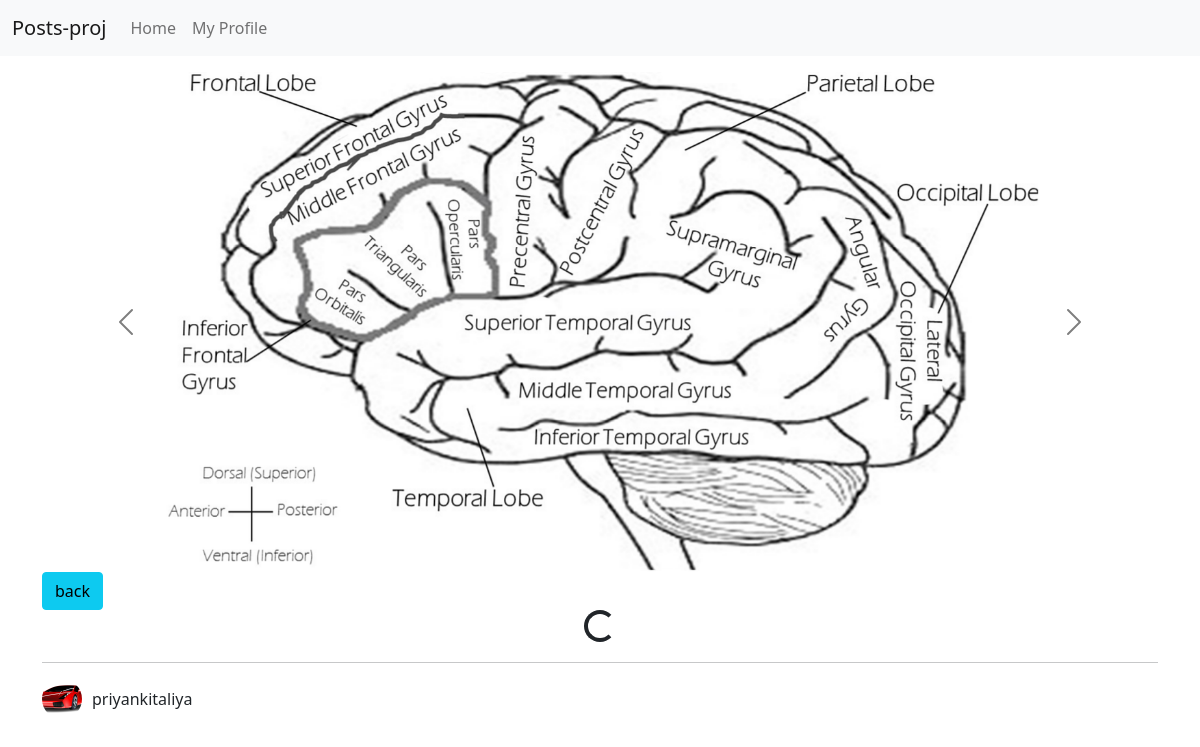
/56/ (signed in), run on an earlier commit of the app's database.
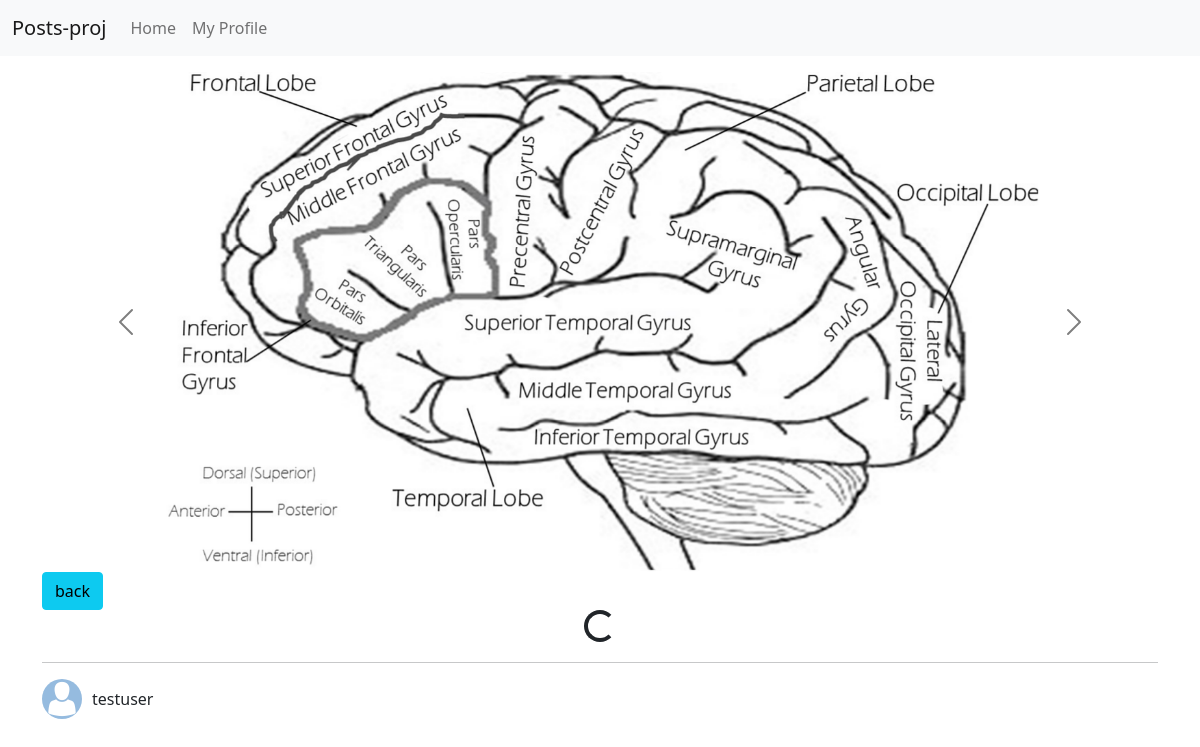
And on a later commit of the database.
### posts/models.py (models this page shows, shortened)
class Post(models.Model):
    title = models. CharField(max_length=200)
    body = models.TextField()
    liked = models.ManyToManyField (User, blank=True)
    author = models.ForeignKey(Profile, on_delete=models.CASCADE)
    updated = models.DateTimeField(auto_now=True)
    created = models.DateTimeField(auto_now_add=True)
    def get_photos(self):
        return self.photo_set.all()
    class Meta:
        ordering = ("-created",)

### profiles/models.py (models this page shows, shortened)
class Profile(models. Model):
    user = models.OneToOneField(User, on_delete=models.CASCADE)
    bio = models.TextField(blank=True)
    avatar = models.ImageField(default='avatar.png', upload_to='avatars')
    updated = models.DateTimeField(auto_now=True)
    created = models.DateTimeField(auto_now_add=True)

### posts/views.py (the view)
# urls.py: path('<pk>/', post_detail, name='post-detail'),
@login_required
def post_detail(request, pk):
    obj = Post.objects.get(pk=pk)
    form = PostForm()
    context = {
        'obj':obj,
        'form': form,
    }
    return render(request, 'posts/detail.html', context)

### posts/templates/posts/detail.html (shortened to what this page needs)
{% extends "base.html" %}
{% load static %}
{% load crispy_forms_tags %}
{% block content %}
    {% if obj.get_photos%}
        <div id="carouselExampleControls" class="carousel slide" data-bs-ride="carousel">
            <div class="carousel-inner">
                {% for p in obj.get_photos %}
                    <div class="carousel-item {% if forloop.counter == 1 %}active{% endif %}">
                        <img src="{{p.image.url}}" class="d-block w-100 img-fluid" alt="{{obj.pk}}" style="max-height: 500px; width: 100%; object-fit: contain;">
                    </div>
                {% endfor %}
            </div>
            <button class="carousel-control-prev" type="button" data-bs-target="#carouselExampleControls" data-bs-slide="prev">
            <span class="carousel-control-prev-icon" aria-hidden="true" style="filter: invert(1);"></span>
            </button>
            <button class="carousel-control-next" type="button" data-bs-target="#carouselExampleControls" data-bs-slide="next">
            <span class="carousel-control-next-icon" aria-hidden="true" style="filter: invert(1);"></span>
            </button>
        </div>
    {% else %}
        <div class="mt-2 mb-2">No photos to show</div>
    {% endif %}
    <a href="{% url 'posts:main-board' %}" id="back-btn" class="btn btn-info">back</a>
    <div id="spinner-box" class="text-center">
        <div class="spinner-border" role="status"></div>
    </div>
    <hr>
    <div class="d-flex align-items-center mt-3 mb-3">
        {% if obj.author.avatar %}
            <img src="{{ obj.author.avatar.url }}" alt="Profile Picture"
                style="width: 40px; height: 40px; border-radius: 50%; object-fit: cover; margin-right: 10px;">
        {% else %}
            <img src="{% static 'images/default-profile.png' %}" alt="Default Profile Picture"
                style="width: 40px; height: 40px; border-radius: 50%; object-fit: cover; margin-right: 10px;">
        {% endif %}
        <span>{{ obj.author.user.username }}</span>
    </div>
{% endblock content %}

What changed in the data, as far as the page shows it:
changed Post: author.avatar: picture removed, a placeholder shows; author.user.username "priyankitaliya" → "testuser"
